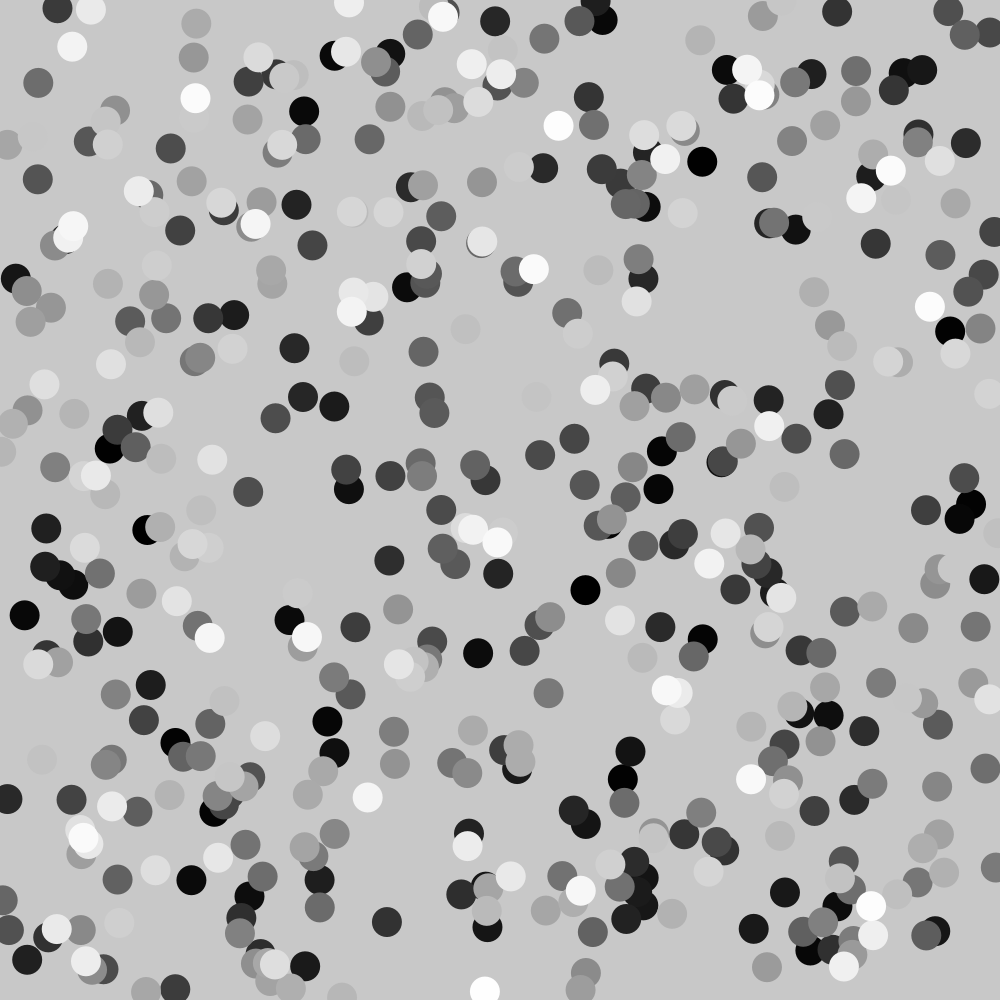
Frame 1 (no input)
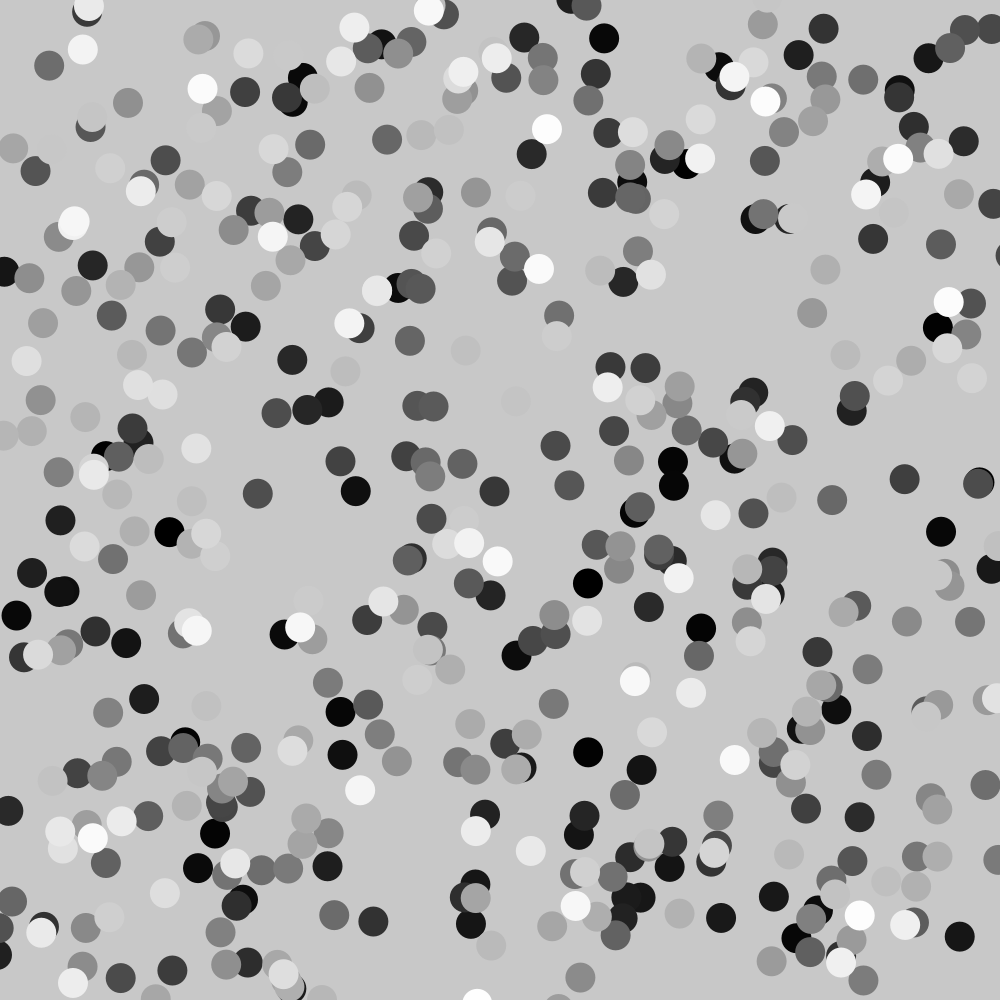
Frame 60 (the mouse pressed at the canvas centre just before this capture)
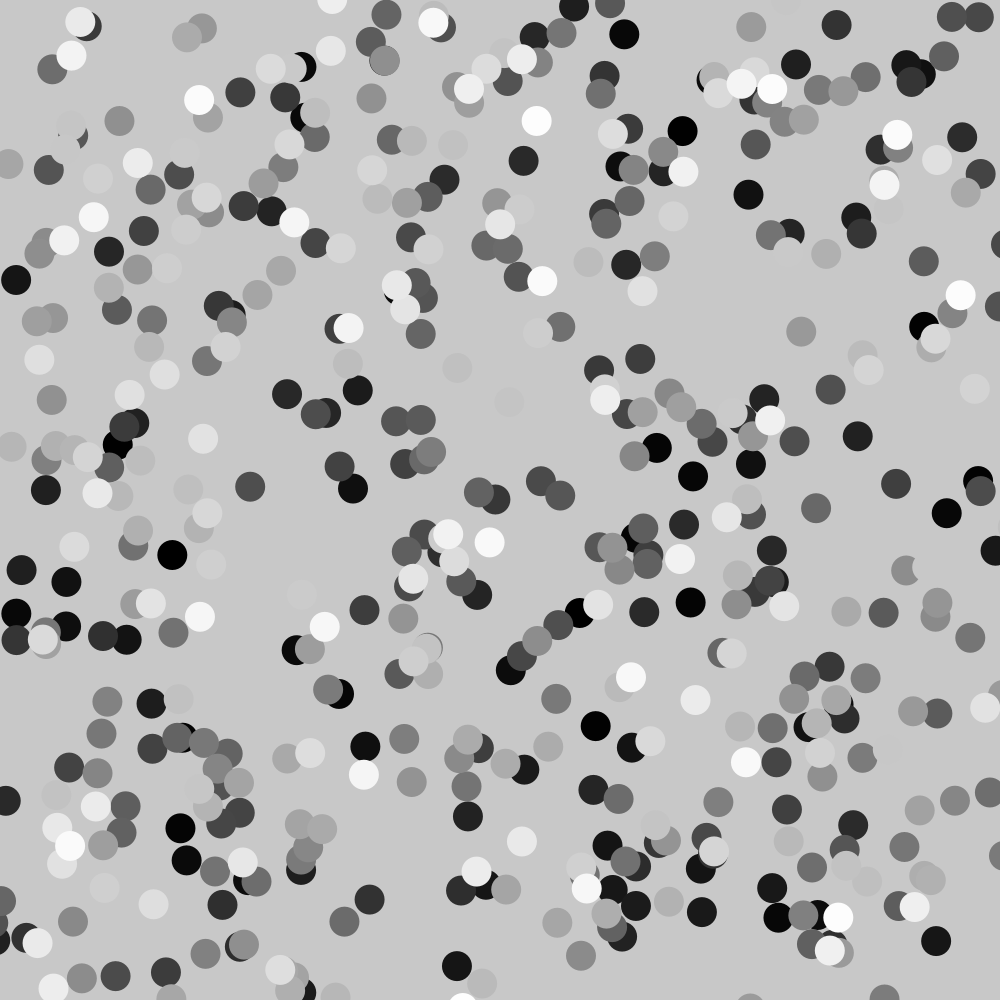
Frame 120 (the mouse held since frame 60 and released just before this capture)

The Processing sketch that drew these frames (run headless with seeded random() and noise(); from frame 60 on, the mouse is pressed at the canvas centre):

// Processing sketch: maps_week5_and_array
// ── maps_week5_and_array.pde
//float[] myArr = {100,200,300};  //array has 3 spaces

//println (myArr [2]);
//myArr[0] = -100;
//myArr [1] *= 2;
//myArr[2] -= 5;


//float[] myArr2 = new float [10];  //10 floats can be store in this array
//myArr2 [0] = 10;
//// this enters array manually

//float[] positions = new float [100];

//void setup () {
//  size (1500, 1000);
//  for (int i =0; i < 100; i++) {                // loop 100 times
//    positions [i] = map (i, 0, 100, 0, width);   // map to width of screen
//  }
//}

//void draw () {
//  background(255);
//  for (int i = 0; i < 100; i++) {           //draw 100 ellipses
//    ellipse (positions[i], map (mouseX, 0, width, 0, i), 50, 300);    //use i position to draw where ellipses gonna go 
//    positions[i] += random (-1, 1);
//  }
//}


//draw 100 ellipses to screen in random locations
//every frame, move ellipses in random amount

float[] xPositions = new float [500];
float[] yPositions = new float [500];

//go\ive random array values
//random()  = 0-1
//random(5) = 0-5
//random(5,10) = 5-10

void setup () {
  size(1000, 1000);
  for (int i = 0; i < 100; i++) {
    xPositions[i] = random(width);
  }

  for (int i = 0; i < xPositions.length; i ++) {          //xPositions.length == 100  
    xPositions[i] = random(width);
    yPositions[i] = random(height);
  }
}

void draw() {
  background(200);
  noStroke();
  for (int i = 0; i < xPositions.length; i ++) {
    fill (map(i, 0, xPositions.length, 0, 255));
    ellipse(xPositions[i], yPositions[i], 30, 30);
    xPositions[i] += random(-3, 3);
    yPositions[i] += random(-3, 3);
  }
}
